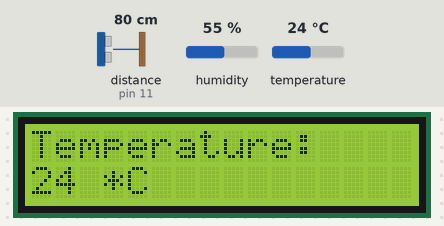
This sketch was run on a simulated Arduino Uno, built with avr-gcc and run on an emulated ATmega328P. Shown: 16×2 character LCD. Wiring (inferred from the names in the program): ultrasonic range finder: trigger pin 13; echo pin 11. Inputs (shaded band) come from the test bench; at power-on: distance to the obstacle (sensor on pin 11) 80 cm, humidity 55 %, temperature 24 °C. The echo pulse lasts 58.3 µs per cm.

Above: at 1.2 s.
1.3 s: distance to the obstacle (sensor on pin 11) set to 2 cm
At 3.9 s:
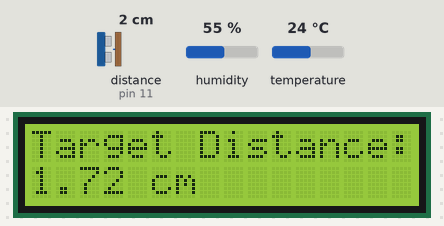
7.6 s: humidity set to 22 %
At 12.0 s:
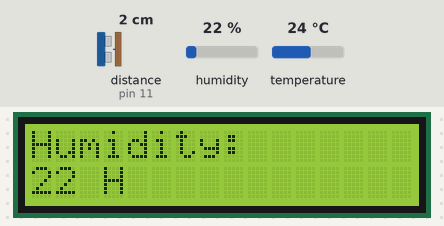
12.7 s: temperature set to 12 °C
At 16.7 s:
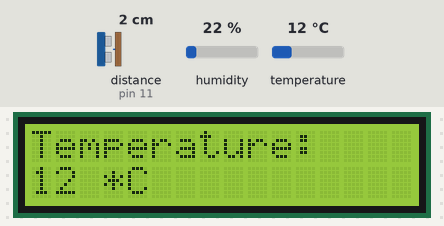
17.8 s: distance to the obstacle (sensor on pin 11) set to 4 cm
At 19.1 s:
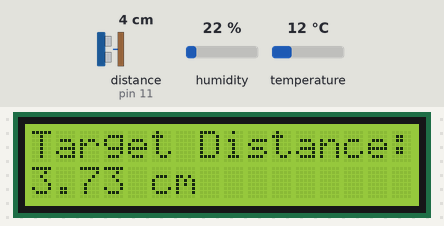
21.7 s: humidity set to 40 %
At 26.7 s:
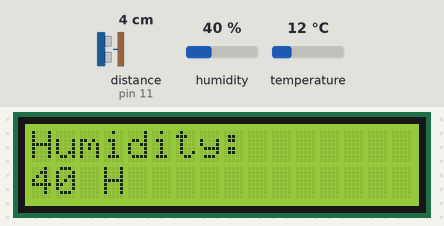
27.9 s: distance to the obstacle (sensor on pin 11) set to 9 cm
At 31.2 s:
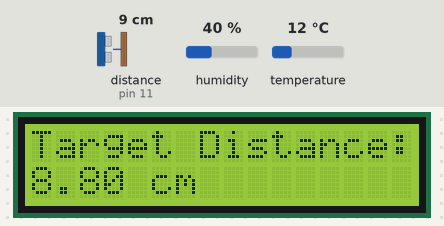
Timing chart, 0 to 32.7 s (numbered marks = the images above; inputs shaded):
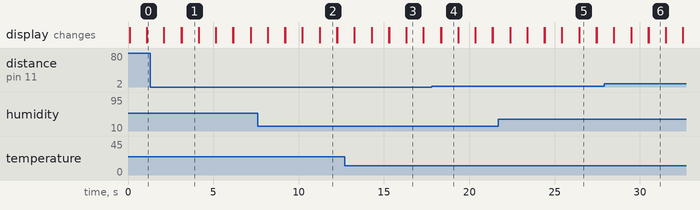

Measured:
- what the display in image 1 shows lasts 1.0 s, from 3.1 s to 4.1 s

The sketch:

LCD_plus.ino
```cpp
#include <LiquidCrystal.h>
#include <SimpleDHT.h>
LiquidCrystal LCD(10,9,5,4,3,2);

int trigPin=13;
int echoPin=11;
float pingTime;
float targetDistance;
float speedofSound=776.5;

float temperature;
float humidity;
int pinDHT11 = 7;
SimpleDHT11 dht11(pinDHT11);

void setup() {
  // put your setup code here, to run once:

  Serial.begin(9600);
  pinMode(trigPin, OUTPUT);
  pinMode(echoPin, INPUT);

  LCD.begin(16,2);


}

void loop() {
  // put your main code here, to run repeatedly:

  digitalWrite(trigPin, LOW);
  delayMicroseconds(2000);
  digitalWrite(trigPin, HIGH);
  delayMicroseconds(15);
  digitalWrite(trigPin, LOW);
  delayMicroseconds(10);

  pingTime = pulseIn(echoPin, HIGH);
  pingTime = pingTime/1000000.;
  pingTime = pingTime/3600.;
  targetDistance = speedofSound*pingTime;
  targetDistance = targetDistance/2;
  targetDistance = targetDistance*160934;

   byte temperature = 0;
  byte humidity = 0;
  int err = SimpleDHTErrSuccess;
  if ((err = dht11.read(&temperature, &humidity, NULL)) != SimpleDHTErrSuccess) {
    LCD.print("Read DHT11 failed, err="); LCD.println(err);delay(1000);
    return;
  }

  LCD.setCursor(0,0);
  LCD.print("Target Distance: ");
  LCD.setCursor(0,1);
  LCD.print(targetDistance);
  LCD.print(" cm");
  delay(1000);

  LCD.clear();

  LCD.setCursor(0,0);
  LCD.print("Temperature: ");
  LCD.setCursor(0,1);
  LCD.print(temperature);
  LCD.print(" *C");
  delay(1000);

  LCD.clear();

  LCD.setCursor(0,0);
  LCD.print("Humidity: ");
  LCD.setCursor(0,1);
  LCD.print(humidity);
  LCD.print(" H");
  delay(1000);

  LCD.clear();

}
```
